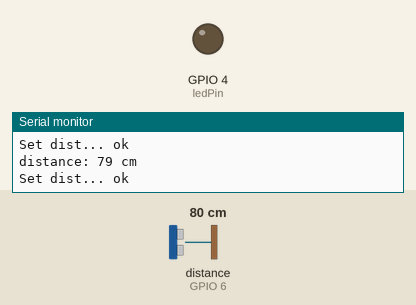
Bench run of a program on a simulated ESP32-C3. On the bench: output pins drawn as LEDs (lit = HIGH), the last lines printed to the serial monitor. Wiring (inferred from the names in the program): ultrasonic range finder: trigger GPIO 5; echo GPIO 6. The inputs (shaded band) are chosen by the test bench; at power-on: distance to the obstacle (sensor on GPIO 6) 80 cm. The echo pulse lasts 58.3 µs per cm; WiFi joins after 1.5 s; servers stay silent unless stated; pins used as bus, display or sensor lines are not drawn.

Above: at 2.7 s.
2.8 s: distance to the obstacle (sensor on GPIO 6) set to 16 cm
4.3 s: distance to the obstacle (sensor on GPIO 6) set to 13 cm
At 5.6 s:
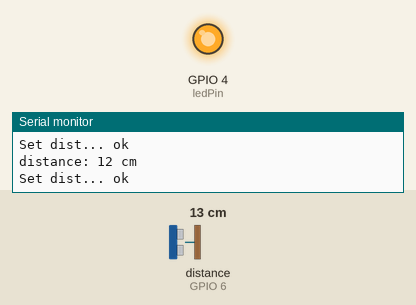
6.2 s: distance to the obstacle (sensor on GPIO 6) set to 18 cm
At 7.9 s:
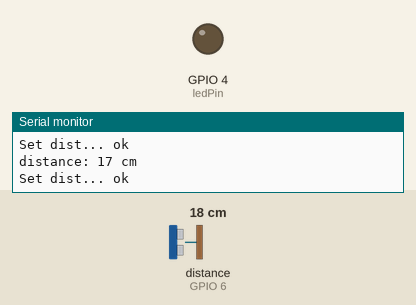
8.2 s: distance to the obstacle (sensor on GPIO 6) set to 2 cm
At 9.0 s:
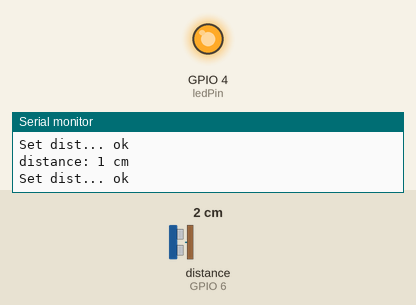
Timing chart, 0 to 11.1 s (numbered marks = the images above; inputs shaded):
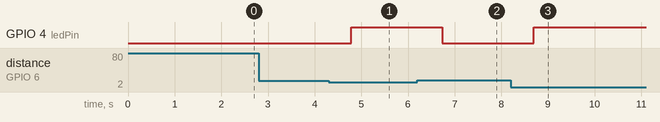

The program:

main.cpp
```cpp
#include <Arduino.h>
#include <WiFi.h>
#include <Firebase_ESP_Client.h>

// #include <iostream>
// #include <string> // for string
// using namespace std;

// Provide the RTDB payload printing info and other helper functions.
#include "addons/RTDBHelper.h"

// Provide the token generation process info.
#include "addons/TokenHelper.h"

// Network credentials
#define WIFI_SSID "xxxxxxxx"
#define WIFI_PASSWORD "xxxxxxxx"

// Firebase project API Key
#define API_KEY "xxxxxxxx"

// Firebase Realtime database URL
#define DATABASE_URL "xxxxxxxx"

// Define Firebase data object
FirebaseData fbdo;

// Define Firebase authentication object
FirebaseAuth auth;

// Define Firebase configuration object
FirebaseConfig config;

unsigned long dataMillis = 0;

unsigned long sendDataPrevMillis = 0;

bool signupOK = false;

// define pin connections for the ultrasonic sensor
// trig pin receives control sig from arduino
const int trigPin = 5;
// echo pin sends a sig to arduino which then
// measures the duration of pulse to calculate distance
const int echoPin = 6;
// define pin connection for led
const int ledPin = 4;
// define the distance threshold
const int distanceThreshold = 14;
// define the variables to store the distance and duration of the ultrasonic pulse
float duration;
int distance;
int percentage;

void setup()
{
  // Initialize serial and wait for port to open:
  Serial.begin(9600);

  WiFi.begin(WIFI_SSID, WIFI_PASSWORD);
  Serial.print("Connecting to Wi-Fi");
  unsigned long ms = millis();
  while (WiFi.status() != WL_CONNECTED)
  {
    Serial.print(".");
    delay(300);
  }
  Serial.println();
  Serial.print("Connected with IP: ");
  Serial.println(WiFi.localIP());
  Serial.println();

  Serial.printf("Firebase Client v%s\n\n", FIREBASE_CLIENT_VERSION);

  // assign API Key
  config.api_key = API_KEY;

  // assign RTDB URL
  config.database_url = DATABASE_URL;

  /* Sign up */
  if (Firebase.signUp(&config, &auth, "", ""))
  {
    Serial.println("ok");
    signupOK = true;
  }
  else
  {
    Serial.printf("%s\n", config.signer.signupError.message.c_str());
  }

  // config.signer.test_mode = true;

  config.token_status_callback = tokenStatusCallback; // see addons/TokenHelper.h

  Firebase.reconnectWiFi(true);

  // Initialize the library with the Firebase authen and config
  Firebase.begin(&config, &auth);

  // set the trig pin as output and echo pin as input
  pinMode(trigPin, OUTPUT);
  pinMode(echoPin, INPUT);
  // set the led pin as an output
  pinMode(ledPin, OUTPUT);
}

void loop()
{
  // generate 10-microsecond pulse to trig pin
  digitalWrite(trigPin, HIGH);
  delayMicroseconds(10);
  digitalWrite(trigPin, LOW);

  // measure duration(us) of pulse from echo pin
  duration = pulseIn(echoPin, HIGH);
  // calculate the distance(cm)
  distance = 0.017 * duration;

  if (distance < distanceThreshold)
  {
    // led is lit
    digitalWrite(ledPin, HIGH);
  }
  else
  {
    // led is off
    digitalWrite(ledPin, LOW);
  }

  // print the value to Serial Monitor
  Serial.print("distance: ");
  Serial.print(distance);
  Serial.println(" cm");

  percentage = (distance / 26) * 100;
  String percentage_str = String(percentage);

  if (millis() - sendDataPrevMillis > 5000 || sendDataPrevMillis == 0)
  {
    dataMillis = millis();
    Serial.printf("Set dist... %s\n", Firebase.RTDB.setInt(&fbdo, "/Boxes/a/Status", distance) ? "ok" : fbdo.errorReason().c_str());
  }

  delay(500);
}
```

Measured:
- the behaviour switches between 15 and 14 cm on distance to the obstacle (sensor on GPIO 6) (found by bisection; images 0 and 1)
- after the input at 4.3 s, GPIO 4 (ledPin): LOW → HIGH after 0.48 s
- after the input at 6.2 s, GPIO 4 (ledPin): HIGH → LOW after 0.54 s
- after the input at 8.2 s, GPIO 4 (ledPin): LOW → HIGH after 0.49 s
